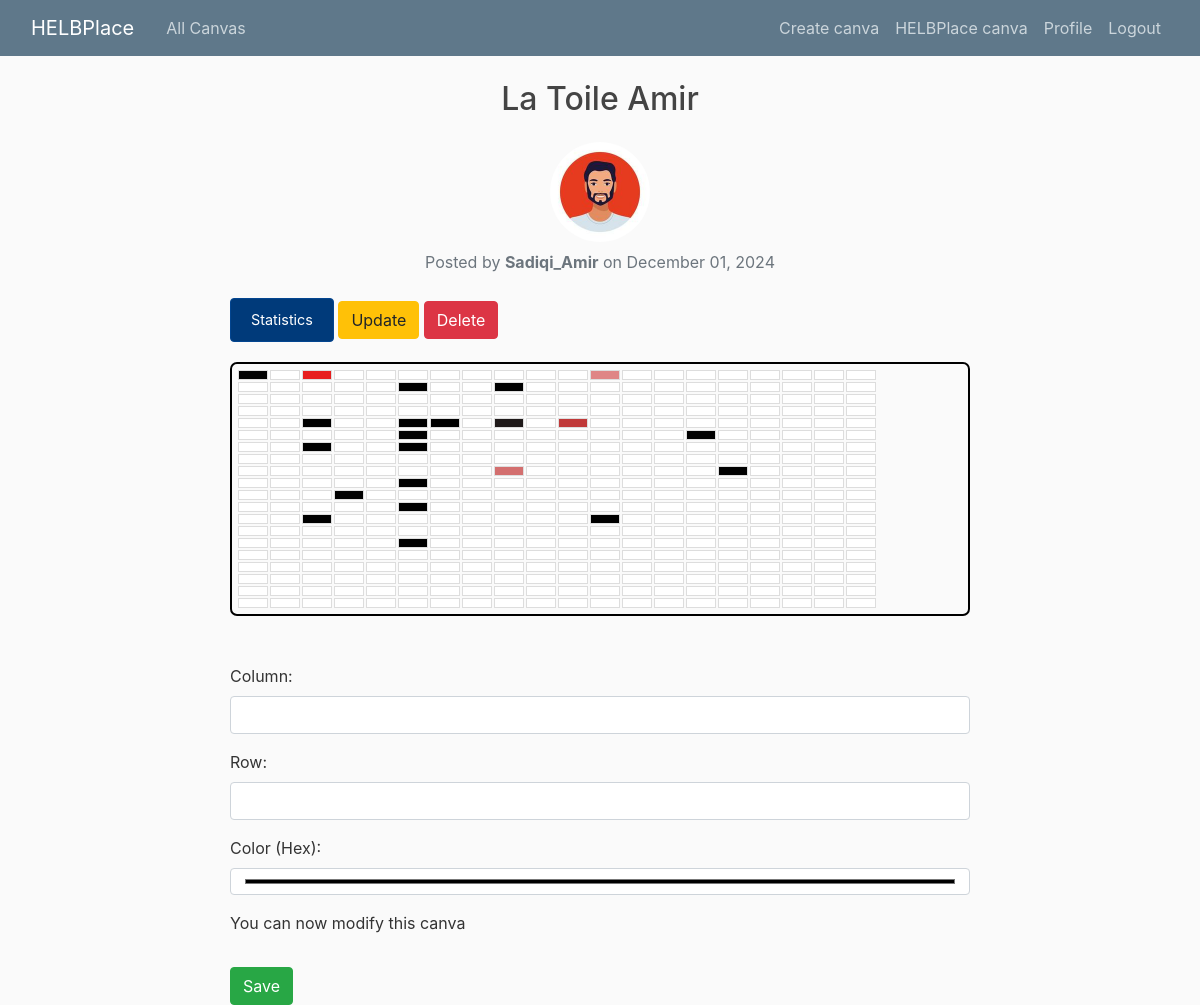
The page /canva/26/ (signed in) on the database its author committed.
### blog/models.py (models this page shows, shortened)
class Canva(models.Model):
    title = models.CharField(max_length=100)
    sizeHeight = models.IntegerField()
    sizeWidth = models.IntegerField()
    timer = models.IntegerField()
    date_posted = models.DateTimeField(default=timezone.now)
    author = models.ForeignKey(User, on_delete=models.CASCADE)

class Pixel(models.Model):
    canva = models.ForeignKey(Canva, on_delete=models.CASCADE, related_name='pixels')
    x = models.IntegerField()
    y = models.IntegerField()
    color = models.CharField(max_length=7, default='#FFFFFF')
    class Meta:
        unique_together = ('canva', 'x', 'y')

### users/models.py (models this page shows, shortened)
class Profile(models.Model):
    user=models.OneToOneField(User, on_delete=models.CASCADE) # one-to-one relationship with User model and oneToOneField is used to delete theprofile when the user is deleted
    image=models.ImageField(default='default.jpg', upload_to='profile_pics') # image field to store profile picture

### blog/views.py (the view)
# urls.py: path('canva/<int:pk>/', CanvaDetailView.as_view(), name='canva-detail'),
class CanvaDetailView(DetailView):
    model = Canva
    def get_context_data(self, **kwargs):
        context = super().get_context_data(**kwargs)
        canva = self.object
        pixels = canva.pixels.all()
        grid = [[None for _ in range(canva.sizeWidth)] for _ in range(canva.sizeHeight)]
        for pixel in pixels:
            grid[pixel.y][pixel.x] = pixel
        user_action = UserAction.objects.filter(user=self.request.user, canva=canva).first()
        if user_action:
            time_since_last_action = now() - user_action.last_modified
            context['time_remaining'] = max(0, canva.timer - time_since_last_action.seconds)
        else:
            context['time_remaining'] = 0
        context['pixels'] = grid
        return context

### blog/templates/blog/canva_detail.html (shortened to what this page needs)
{% extends "blog/base.html" %}
{% block content %}
<div class="container">
    <h2 class="mb-4 text-center">{{ canva.title }}</h2>
    <div class="text-center mb-4">
        <img class="rounded-circle" src="{{ canva.author.profile.image.url }}" alt="{{ canva.author }}" style="width: 100px; height: 100px;">
        <p class="mt-2 text-muted">Posted by <strong>{{ canva.author }}</strong> on {{ canva.date_posted|date:"F d, Y" }}</p>
    </div>
    <div class="statistic-button">
        <a href="{% url 'blog-statistic' %}?canva_id={{ canva.id }}" class="btn btn-primary">Statistics</a>
    {% if canva.author.id == user.id %}
    <a href="{% url 'canva-update' pk=canva.pk %}" class="btn btn-warning">Update</a>
    <a href="{% url 'canva-delete' pk=canva.pk %}" class="btn btn-danger">Delete</a>
    {% endif %}
    </div>
    <div class="canvas-grid">
        {% for row in pixels %}
            <div class="pixel-row">
                {% for pixel in row %}
                    <div class="pixel" style="background-color: {{ pixel.color }};" data-x="{{ pixel.x }}" data-y="{{ pixel.y }}" onclick="selectPixel(event)">
                    </div>
                {% empty %}
                    <p>No pixels available.</p>
                {% endfor %}
            </div>
        {% endfor %}
    </div>
    <div class="modify-grid mt-5">
        <form method="POST" action="{% url 'update-pixel' canva.id %}" id="pixel-form">
            <div class="form-group">
                <label for="x">Column:</label>
                <input type="number" id="x" name="x" class="form-control" required>
            </div>
            <div class="form-group">
                <label for="y">Row:</label>
                <input type="number" id="y" name="y" class="form-control" required>
            </div>
            <div class="form-group">
                <label for="color">Color (Hex):</label>
                <input type="color" id="color" name="color" class="form-control" required>
            </div>
            {% if time_remaining > 0 %}
                <div id="countdown-timer">
                    <p>Please wait <span id="timer">{{ time_remaining }}</span> seconds before modifying again.</p>
                </div>
            {% else %}
                <p>You can now modify this canva</p>
            {% endif %}
            <button type="submit" class="btn btn-success mt-3" id="save-button">Save</button>
        </form>
    </div>
</div>
{% endblock %}

### blog/static/blog/main.css (style rules this page uses)
body { background: #fafafa; color: #333333; margin-top: 5rem; }
h1, h2, h3, h4, h5, h6 { color: #444444; }
.container { max-width: 1200px; }
.btn-primary { background-color: #003a7a; border-color: #034590; font-size: 0.9rem; padding: 10px 20px; }
.pixel-row { display: flex; }
.pixel { width: 30px; height: 10px; display: inline-block; border: 1px solid #ddd; cursor: pointer; margin: 1px; }
.canvas-grid { display: flex; flex-direction: column; margin: 20px 0; border: 2px solid #000; padding: 5px; border-radius: 7px; }

### rows shown on the page
Canva: title "La Toile Amir", author.profile.image (picture), author "Sadiqi_Amir", date_posted "December 01, 2024"
Pixel: x 2 (drawn)
Pixel: x 11 (drawn)
Pixel: x 8 (drawn)
Pixel: x 10 (drawn)
Pixel: x 8 (drawn)
